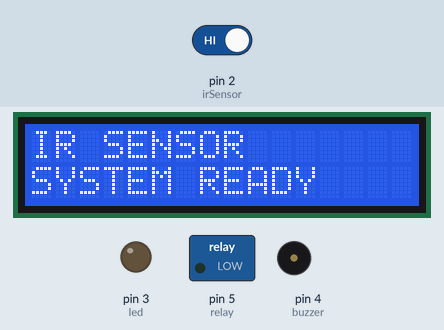
Recording of a sketch running on a simulated Arduino Uno, built with avr-gcc and run on an emulated ATmega328P. On the bench: 16×2 character LCD, switched loads named in the sketch (green lamp = pin HIGH), output pins drawn as LEDs (lit = HIGH), buzzer (waves = sounding, pin HIGH). The test bench sets the inputs (shaded band); at power-on: pin 2 (irSensor) HIGH. What the sketch prints to the serial monitor is not drawn.

Above: at 0.1 s.
2.8 s: pin 2 (irSensor) driven LOW
At 3.9 s:
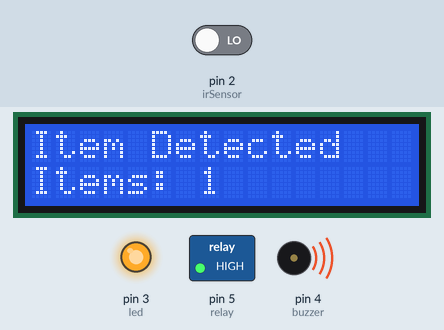
4.3 s: pin 2 (irSensor) driven HIGH
At 4.7 s:
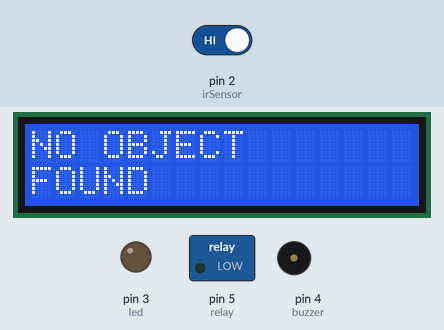
5.8 s: pin 2 (irSensor) driven LOW
At 6.1 s:
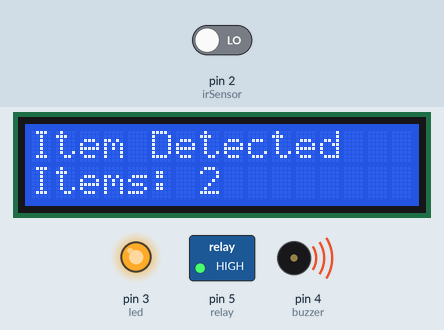
Timing chart, 0 to 8.8 s (numbered marks = the images above; inputs shaded):
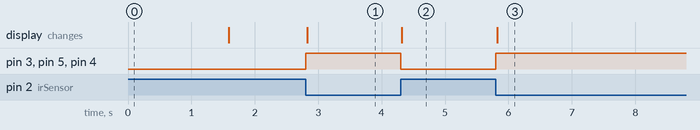

The sketch:

IRWorking.ino
```cpp
#include <LiquidCrystal_I2C.h>
#include <Wire.h>

LiquidCrystal_I2C lcd(0x20, 16, 2);

#define irSensor 2
#define led 3
#define buzzer 4
#define relay 5

int CountUpItem = 0;
bool previousState = HIGH;

void setup() {
  pinMode(irSensor, INPUT);
  pinMode(led, OUTPUT);
  pinMode(buzzer, OUTPUT);
  pinMode(relay, OUTPUT);

  Serial.begin(9600);
  Serial.println("IR Sensor System Started");

  lcd.init();
  lcd.backlight();
  lcd.setCursor(0, 0);
  lcd.print("IR SENSOR");
  lcd.setCursor(0, 1);
  lcd.print("SYSTEM READY");
  delay(1500);
  lcd.clear();
}

void loop() {

  bool currentState = digitalRead(irSensor);
  if (currentState == LOW && previousState == HIGH) {
    CountUpItem++;

    digitalWrite(led, HIGH);
    digitalWrite(buzzer, HIGH);
    digitalWrite(relay, HIGH);

    Serial.print("Object Detected. Items: ");
    Serial.println(CountUpItem);

    lcd.clear();
    lcd.setCursor(0, 0);
    lcd.print("Item Detected");
    lcd.setCursor(0, 1);
    lcd.print("Items: ");
    lcd.print(CountUpItem);

    delay(200);
  }

  else if (currentState == HIGH && previousState == LOW) {

    digitalWrite(led, LOW);
    digitalWrite(buzzer, LOW);
    digitalWrite(relay, LOW);

    lcd.clear();
    lcd.setCursor(0, 0);
    lcd.print("NO OBJECT");
    lcd.setCursor(0, 1);
    lcd.print("FOUND");

    delay(50);
  }
  previousState = currentState;
}
```

Measured:
- after the input at 2.8 s, pin 3 (led), pin 5 (relay), pin 4 (buzzer): LOW → HIGH at once; the display: changes at once (image 1)
- after the input at 4.3 s, pin 3 (led), pin 5 (relay), pin 4 (buzzer): HIGH → LOW at once; the display: changes at once (image 2)
- after the input at 5.8 s, pin 3 (led), pin 5 (relay), pin 4 (buzzer): LOW → HIGH at once; the display: changes at once (image 3)
